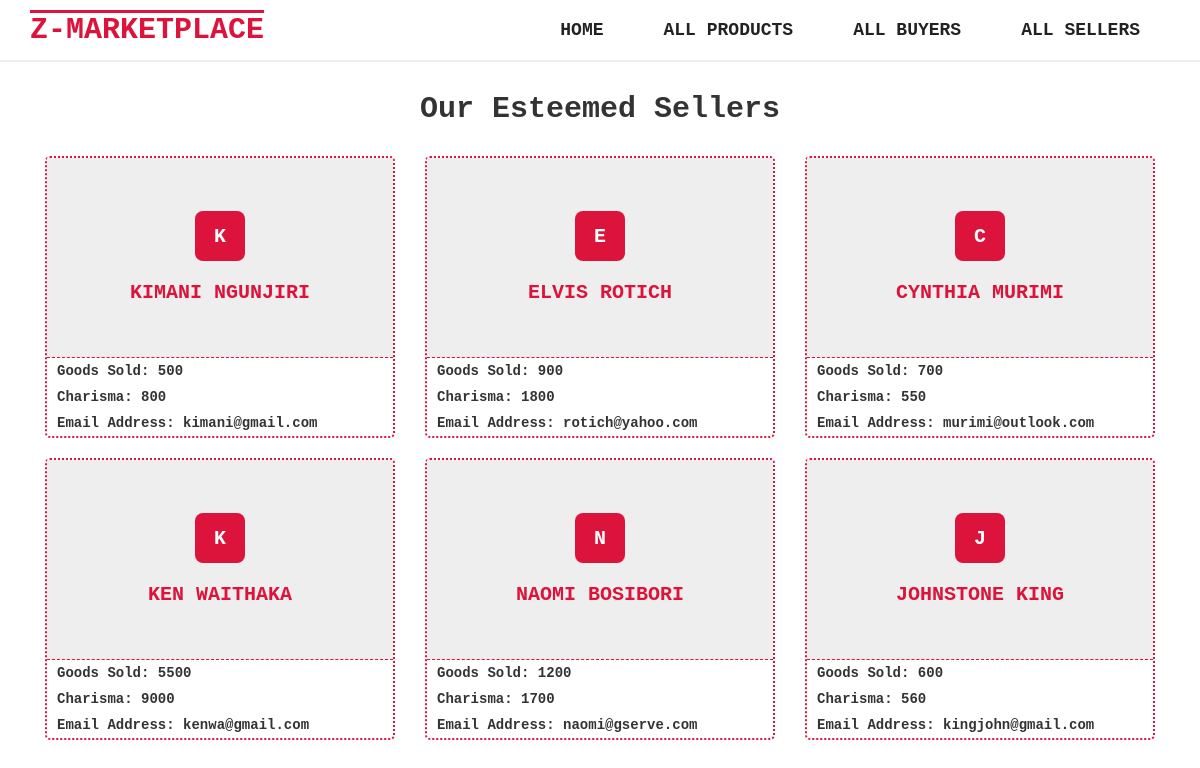
Page /all-sellers on the committed database.
### z_market_package/models.py (models this page shows)
class Seller(db.Model):
    id = db.Column(db.Integer(), primary_key=True, nullable=False)
    sellerName = db.Column(db.String(), nullable=False)
    goodsSold = db.Column(db.Integer(), nullable=False)
    charisma = db.Column(db.Integer(), nullable=False)
    emailAddress = db.Column(db.String(), nullable=False)

### z_market_package/routes.py (the view)
@app.route("/all-sellers")
def all_sellers():
    all_sellers = Seller.query.all()
    return render_template("sellers.html", all_sellers=all_sellers)

### z_market_package/templates/sellers.html (shortened to what this page needs)
{% extends 'base.html' %}
{% block pagecontent %}
<section class="sellers-section">
    <h2 class="title">our esteemed sellers</h2>
    <div class="sellers__container">
        {% for seller in all_sellers %}
        <div class="seller">
            <div class="seller__name-box">
                <div class="seller__avartar">{{seller.sellerName[0]}}</div>
                <h2 class="seller__name"> {{seller.sellerName}} </h2>
            </div>
            <p class="seller__about"><span>goods sold</span>: {{seller.goodsSold}} </p>
            <p class="seller__about"><span>charisma</span>: {{seller.charisma}} </p>
            <p class="seller__about"><span>email address</span>: {{seller.emailAddress}}</p>
        </div>
        {% endfor %}
    </div>
</section>
{% endblock %}

### z_market_package/static/styles/main.css (style rules this page uses)
*, *::after, *::before { margin: 0; padding: 0; box-sizing: border-box; }
html { font-size: 62.5%; }
:root { --color-primary: crimson; --color-black-main: #333; --color-black: #222; --col-white: #fff; --col-white-light: #eee; }
body { font-family: 'Courier New', Courier, monospace; color: var(--color-black-main); }
.title { font-size: 3rem; text-transform: capitalize; text-align: center; padding: 3rem 1rem; }
.sellers__container { padding: 0 3rem; display: grid; grid-template-columns: repeat(auto-fit, minmax(35rem, 1fr)); justify-items: center; }
.seller { width: 35rem; border: 2px solid var(--color-primary); border-radius: 5px; border-style: dotted; margin-bottom: 2rem; }
.seller__name-box { height: 20rem; max-height: 20rem; background-color: var(--col-white-light); display: flex; flex-direction: column; justify-content: center; align-items: center; border-bottom: 1px dashed var(--color-primary); }
.seller__avartar { --size: 5rem; width: var(--size); height: var(--size); background-color: var(--color-primary); color: var(--col-white); font-size: 2rem; font-weight: bold; text-transform: uppercase; border-radius: 8px; display: flex; justify-content: center; align-items: center; margin-bottom: 2rem; }
.seller__name { font-size: 2rem; text-transform: uppercase; color: var(--color-primary); }
.seller__about { padding:.5rem 1rem; font-size: 1.4rem; font-weight: bold; color: var(--color-black-main); }
.seller__about span { text-transform: capitalize; }

### rows in the picture
Seller: sellerName "K", sellerName "KIMANI NGUNJIRI", goodsSold "500", charisma "800", emailAddress "kimani@gmail.com"
Seller: sellerName "E", sellerName "ELVIS ROTICH", goodsSold "900", charisma "1800", emailAddress "rotich@yahoo.com"
Seller: sellerName "C", sellerName "CYNTHIA MURIMI", goodsSold "700", charisma "550", emailAddress "murimi@outlook.com"
Seller: sellerName "K", sellerName "KEN WAITHAKA", goodsSold "5500", charisma "9000", emailAddress "kenwa@gmail.com"
Seller: sellerName "N", sellerName "NAOMI BOSIBORI", goodsSold "1200", charisma "1700", emailAddress "naomi@gserve.com"
Seller: sellerName "J", sellerName "JOHNSTONE KING", goodsSold "600", charisma "560", emailAddress "kingjohn@gmail.com"
